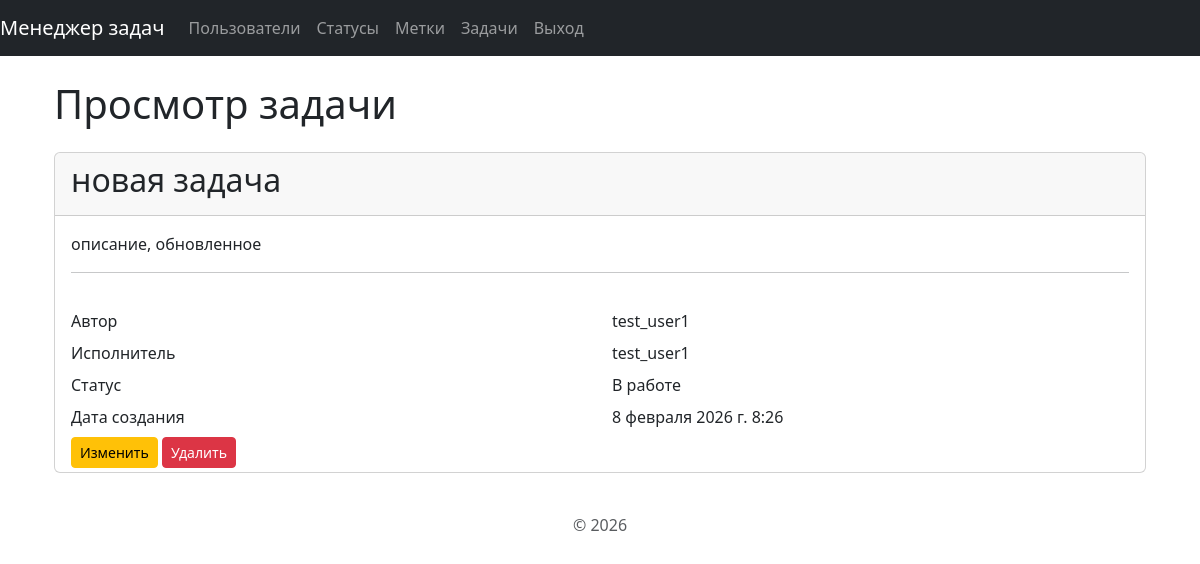
/tasks/1/ (signed in), run on the app's committed database.
### task_manager/tasks/models.py (models this page shows, shortened)
class Task(models.Model):
    name = models.CharField(max_length=150, verbose_name='Имя')
    description = models.TextField(verbose_name="Описание")
    status = models.ForeignKey(
        Status,
        on_delete=models.PROTECT,
        verbose_name='Статус'
    )
    author = models.ForeignKey(
        User,
        on_delete=models.PROTECT,
        related_name='authored_task',
        verbose_name='Автор'
    )
    executor = models.ForeignKey(
        User,
        on_delete=models.SET_NULL,
        related_name='assigned_tasks',
        null=True,
        verbose_name='Испольнитель'
    )
    created_at = models.DateTimeField(auto_now_add=True)
    labels = models.ManyToManyField('labels.Label',
                                    verbose_name=gettext_lazy('Метки'))

### task_manager/statuses/models.py (models this page shows, shortened)
class Status(models.Model):
    name = models.CharField(max_length=100, unique=True, verbose_name="Имя")
    created_at = models.DateTimeField(auto_now_add=True)

### task_manager/tasks/views.py (the view)
# urls.py: path('<int:pk>/', TaskDetailView.as_view(), name='detail_view'),
class TaskDetailView(LoginRequiredMixin, DetailView):
    model = Task
    template_name = 'tasks/detail_view.html'
    context_object_name = 'task'

### task_manager/templates/tasks/detail_view.html (shortened to what this page needs)
{% extends 'base.html' %}
{% block content %}
<body>
    <div class="container mt-4">
        <h1 class="my-4">Просмотр задачи</h1>
        <div class="card">
            <div class="card-header">
                <h2>{{ task.name }}</h2>
            </div>
            <div class="card-body">
                <p>{{ task.description }}</p>
                <hr>
            </div>
            <div class="container">
                <div class="row p-1">
                    <div class="col">Автор</div>
                    <div class="col">{{ task.author.username }}</div>
                </div>
                <div class="row p-1">
                    <div class="col">Исполнитель</div>
                    <div class="col">{{ task.executor.username }}</div>
                </div>
                <div class="row p-1">
                    <div class="col">Статус</div>
                    <div class="col">{{ task.status.name }}</div>
                </div>
                <div class="row p-1">
                    <div class="col">Дата создания</div>
                    <div class="col">{{ task.created_at }}</div>
                </div>
                <div class="row p-1">
                    <div class="col">
                        <a href="{% url 'tasks:update' task.id %}" class="btn btn-sm btn-warning">
                             Изменить</a>
                        <a href="{% url 'tasks:delete' task.id %}" class="btn btn-sm btn-danger">
                             Удалить</a>
                    </div>
                </div>
            </div>
        </div>
    </div>
</body>
{% endblock %}

### data on the page
Task: name "новая задача", description "описание, обновленное", author.username "test_user1", executor.username "test_user1", status.name "В работе", created_at "8 февраля 2026 г. 8:26"
